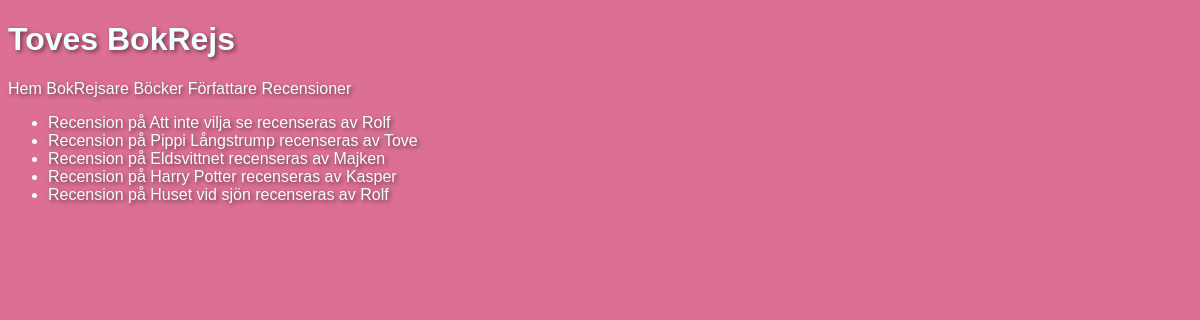
Screenshot of /reviews.php with the database file from the repository.
### tables this page shows
CREATE TABLE `reviews` (
  `id` int(11) NOT NULL,
  `title` varchar(32) NOT NULL,
  `review` text NOT NULL,
  `user_id` int(11) NOT NULL,
  `book_id` int(11) NOT NULL
);

CREATE TABLE `users` (
  `id` int(11) NOT NULL,
  `name` varchar(32) NOT NULL,
  `age` int(11) NOT NULL,
  `email` varchar(32) NOT NULL
);

### reviews.php (called while the page is built)
<?php
require_once "views/review-view.php";
require_once "classes/review-model.php";
$pdo = require "partials/connect.php";
$reviewModel = new ReviewModel($pdo);
$reviewView = new ReviewView();
include "partials/header.php";
include "partials/nav.php";
$reviewView->renderAllReviews($reviewModel->getAllReviewsByUser());
include "partials/footer.php";

### classes/db.php (called while the page is built, shortened)
<?php
class DB {
    public function __construct(PDO $pdo) {
        $this->pdo = $pdo;
    }
}
?>

### classes/review-model.php (called while the page is built, shortened)
<?php
require_once "db.php";
class ReviewModel extends DB {
        public function getAllReviewsByUser() {
           $query = "SELECT reviews.title, users.name, reviews.id, books.title AS booktitle FROM reviews
            JOIN users ON reviews.user_id = users.id
            JOIN books ON reviews.book_id = books.id";
            $statement = $this->pdo->prepare($query);
            $statement->execute();
            return $statement->fetchAll(PDO::FETCH_ASSOC);
        }
}
?>

### views/review-view.php (the view)
<?php
require_once "classes/review-model.php";
class ReviewView{
    public function renderAllReviews(array $reviews): void{
    echo "<ul>";
        foreach($reviews as $review){
            echo "<li> <a href= 'reviewInfo.php?id={$review["id"]}'> {$review["title"]} recenseras av {$review["name"]} </a> </li>";
        }
        echo "</ul>";
    }
}
?>

### style/style.css (style rules this page uses)
body { background-color: palevioletred; font-family: Verdana, Geneva, Tahoma, sans-serif; color: azure; text-shadow: 2px 2px 4px rgba(0, 0, 0, 0.5); }
a { color: azure; text-decoration: none; }

### rows the page displays
reviews: title "Recension på Att inte vilja se", user.name "Rolf"
reviews: title "Recension på Pippi Långstrump", user.name "Tove"
reviews: title "Recension på Eldsvittnet", user.name "Majken"
reviews: title "Recension på Harry Potter", user.name "Kasper"
reviews: title "Recension på Huset vid sjön", user.name "Rolf"
